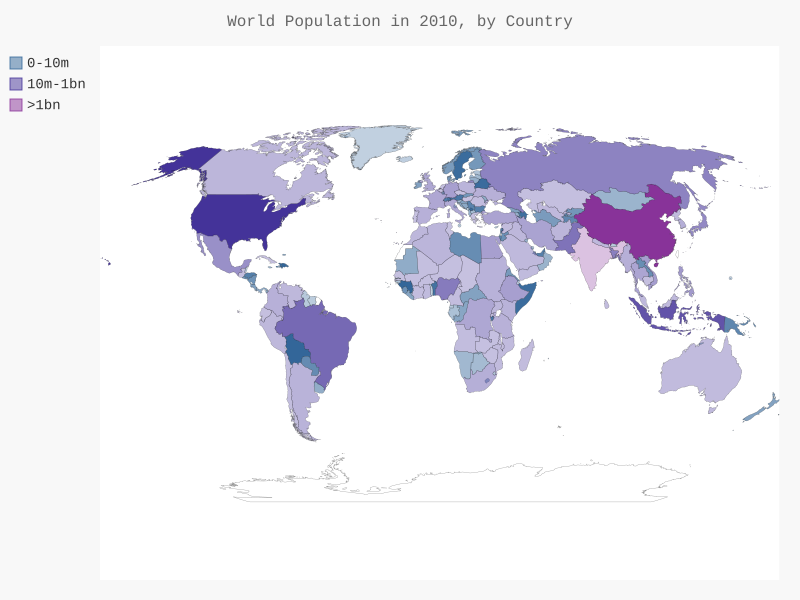

Source code (Python):
import json

from pygal.maps.world import World
from pygal.style import RotateStyle, LightColorizedStyle

from country_codes import get_country_code

# Cargar los datos en una lista.
filename = 'population_data.json'

# Abro el archivo:
with open(filename) as f:
    pop_data = json.load(f) #cargo los datos en una lista
    
# Crear diccionario con los datos de población:
cc_populations = {}
for pop_dict in pop_data: # Es una lista de diccionarios
    if pop_dict['Year'] == '2010':
        country_name = pop_dict['Country Name']
        population = int(float(pop_dict['Value']))# Lo paso a numérico
        code = get_country_code(country_name)# Saco el código
        if code:
            cc_populations[code] = population
        else:
            print(country_name)

#Agrupar a los países en 3 grupos poblacionales:
cc_pops_1, cc_pops_2, cc_pops_3 = {}, {}, {}
for cc, pop in cc_populations.items():
    if pop < 10000000:
        cc_pops_1[cc] = pop
    elif pop < 1000000000:
        cc_pops_2[cc] = pop
    else:
        cc_pops_3[cc] = pop
        
# Ver cuantos paises hay en cada nivel:
print(len(cc_pops_1), len(cc_pops_2), len(cc_pops_3))


# Crear el mapa:
wm_style = RotateStyle('#336699', base_style=LightColorizedStyle) # Le agrego color
wm = World(style=wm_style)
wm.title = 'World Population in 2010, by Country'
wm.add('0-10m', cc_pops_1)
wm.add('10m-1bn', cc_pops_2)
wm.add('>1bn', cc_pops_3)

wm.render_to_file('world_population.svg')
        
